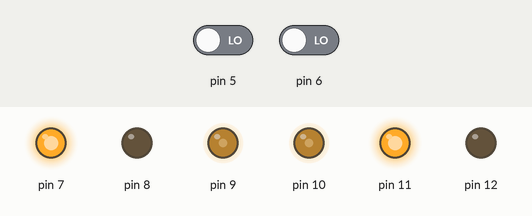
Simulated run of this program. Board: Arduino Uno, built with avr-gcc and run on an emulated ATmega328P. On the bench: output pins drawn as LEDs (lit = HIGH). The inputs (shaded band) are chosen by the test bench; at power-on: pin 5 LOW, pin 6 LOW.

Above: at 1.2 s.
1.3 s: pin 5 driven HIGH
At 2.1 s:
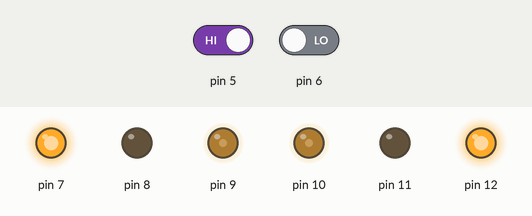
2.8 s: pin 6 driven HIGH
At 3.2 s:
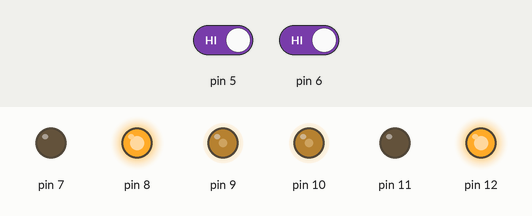
4.3 s: pin 5 driven LOW
At 5.5 s:
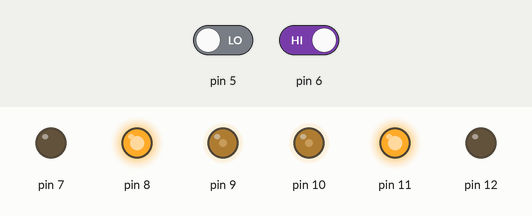
5.8 s: pin 6 driven LOW
At 6.7 s:
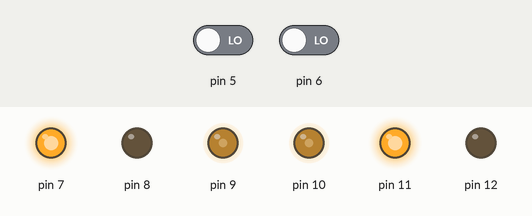
Timing chart, 0 to 8.3 s (numbered marks = the images above; inputs shaded):
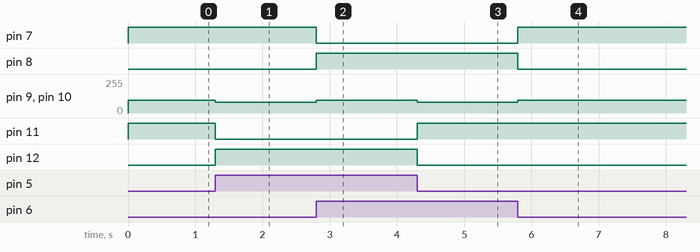

The program:

main.cpp
```cpp
#include <Arduino.h>
#include <MotorDriver.hpp>
#include <SensorDriver.hpp>

SensorDriver sensorDriver{6, 5};

MotorDriver motor1{12, 11, 10};
MotorDriver motor2{8, 7, 9};

void setup()
{
    motor1.init();
    motor2.init();
    motor1.set_direction(MOTOR_DIRECTION::FORWARD);
    motor2.set_direction(MOTOR_DIRECTION::FORWARD);

    sensorDriver.init();
    Serial.begin(9600);
}

void loop()
{
    auto [d1, d2] = sensorDriver.read();

    if (!d1 && !d2)
    {
        motor1.run(95);
        motor2.run(95);
    }
    else if (!d1 && d2)
    {
        motor2.set_direction(MOTOR_DIRECTION::BACKWARD);
        motor2.run(80);
        motor1.set_direction(MOTOR_DIRECTION::FORWARD);
        motor1.run(80);
    }
    else if (d1 && !d2)
    {
        motor2.set_direction(MOTOR_DIRECTION::FORWARD);
        motor2.run(80);
        motor1.set_direction(MOTOR_DIRECTION::BACKWARD);
        motor1.run(80);
    }
    else
    {
        motor1.set_direction(MOTOR_DIRECTION::FORWARD);
        motor2.set_direction(MOTOR_DIRECTION::FORWARD);
        motor1.run(95);
        motor2.run(95);
    }
    motor1.set_direction(MOTOR_DIRECTION::BACKWARD);
    motor2.set_direction(MOTOR_DIRECTION::BACKWARD);
}
```

MotorDriver.hpp
```cpp
#pragma once
#include <stdint.h>
#include <Arduino.h>

enum class MOTOR_DIRECTION
{
    FORWARD,
    BACKWARD,
};

class MotorDriver
{
private:
    uint8_t DIRN1, DIRN2, SPEED1_PWM;
    MOTOR_DIRECTION direction;

public:
    MotorDriver(uint8_t DIRN1, uint8_t DIRN2, uint8_t SPEED1_PWM)
        : DIRN1(DIRN1), DIRN2(DIRN2), SPEED1_PWM(SPEED1_PWM)
    {
    }

    void init() const
    {
        pinMode(DIRN1, OUTPUT);
        pinMode(DIRN2, OUTPUT);
        pinMode(SPEED1_PWM, OUTPUT);
    }

    void set_direction(MOTOR_DIRECTION direction)
    {

        this->direction = direction;
    }

    void run(uint8_t speed)
    {

        if (direction == MOTOR_DIRECTION::FORWARD)
        {
            digitalWrite(DIRN1, HIGH);
            digitalWrite(DIRN2, LOW);
        }
        else if (direction == MOTOR_DIRECTION::BACKWARD)
        {
            digitalWrite(DIRN1, LOW);
            digitalWrite(DIRN2, HIGH);
        }

        analogWrite(SPEED1_PWM, speed);
    }
};
```

SensorDriver.hpp
```cpp
#pragma once
#include <Arduino.h>

struct Data
{
    char d1, d2;
};

class SensorDriver
{
private:
    char i1, i2;

public:
    SensorDriver(char i1, char i2)
        : i1(i1), i2(i2) {}

    void init() const
    {
        pinMode(i1, INPUT);
        pinMode(i2, INPUT);
    }

    Data read() const
    {
        char d1 = digitalRead(i1);
        char d2 = digitalRead(i2);

        return Data{d1, d2};
    }
};
```

Measured:
- after the input at 1.3 s, pin 9, pin 10: 95/255 → 80/255 at once; pin 11: HIGH → LOW at once; pin 12: LOW → HIGH at once
- after the input at 2.8 s, pin 7: HIGH → LOW at once; pin 8: LOW → HIGH at once; pin 9, pin 10: 80/255 → 95/255 at once
- after the input at 4.3 s, pin 9, pin 10: 95/255 → 80/255 at once; pin 11: LOW → HIGH at once; pin 12: HIGH → LOW at once
- after the input at 5.8 s, pin 7: LOW → HIGH at once; pin 8: HIGH → LOW at once; pin 9, pin 10: 80/255 → 95/255 at once
